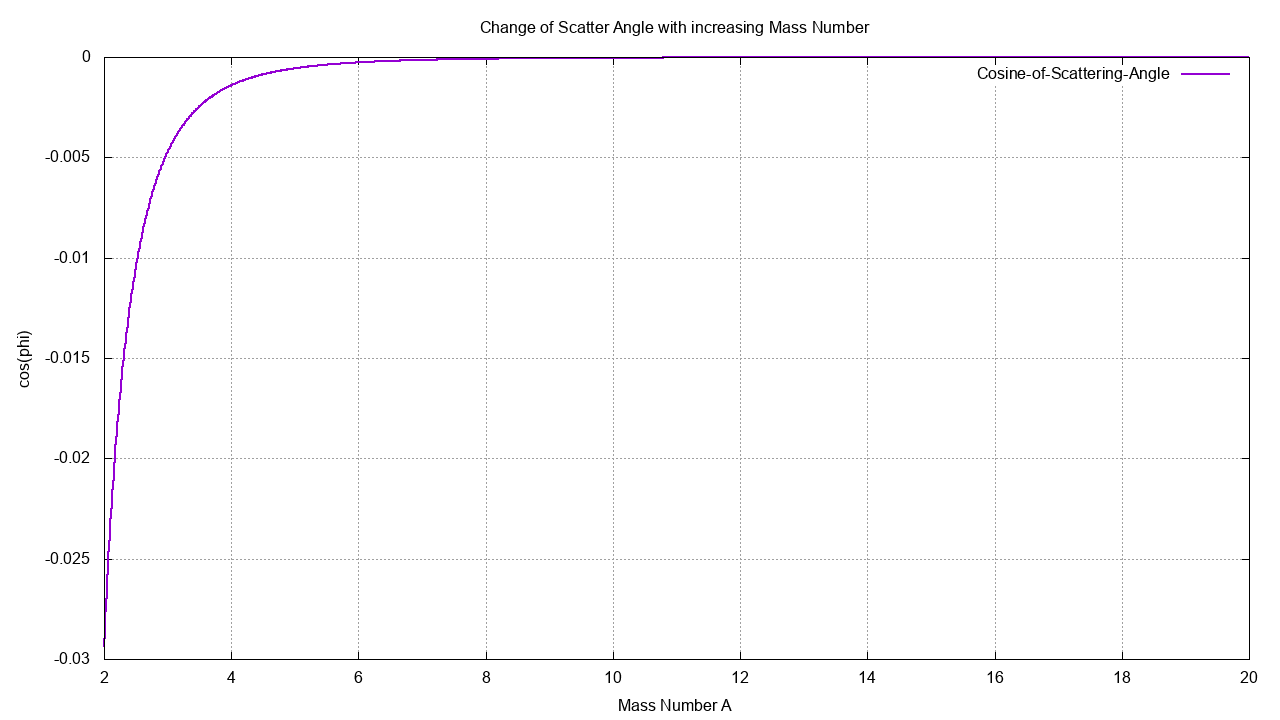

Generate this figure with gnuplot:
set xlabel "Mass Number A"
set ylabel "cos(phi)"
set title "Change of Scatter Angle with increasing Mass Number"

set grid

set terminal png size 1280,720
set output "Integration6.png"
plot "Integration6.dat" u 1:(column("Cosine-of-Scattering-Angle")) w l lw 2

set terminal wxt background '#00222222'
plot "Integration6.dat" u 1:(column("Cosine-of-Scattering-Angle")) w l lw 2